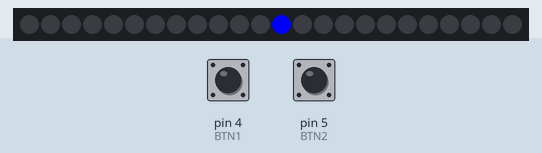
Simulated run of this sketch. Board: Arduino Uno, built with avr-gcc and run on an emulated ATmega328P. On the bench: 24 RGB LEDs in strip order, left to right. Inputs (shaded band) come from the test bench; at power-on: pin 5 (BTN2) HIGH, pin 4 (BTN1) HIGH. Random numbers use the default seed unless the sketch sets one; the audio player accepts every command and is not drawn.

Above: at 3.01 s.
At 5.4 s:
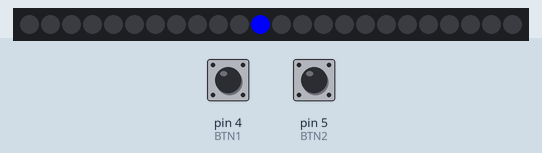
6.7 s: pin 5 (BTN2) pulled LOW for 0.15 s
At 7.8 s:
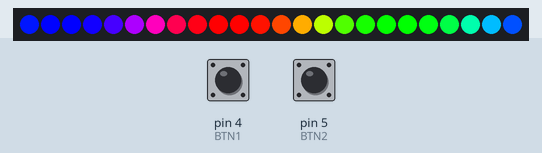

The sketch:

ArduinoScript.ino
```cpp
// LEDS
#include <Adafruit_NeoPixel.h>
#ifdef __AVR__
#include <avr/power.h>
#endif
#define PIN         2
#define NUMPIXELS   24 // Change here if you don't have the same LED number
Adafruit_NeoPixel pixels(NUMPIXELS, PIN, NEO_GRB + NEO_KHZ800);
#define DELAYVAL    500

// BTN
#define BTN1        4
#define BTN2        5
int button1State = 0;
int button2State = 0;

// MP3
#include <SoftwareSerial.h>
#include <DFMiniMp3.h>


class Mp3Notify
{
  public:
    static void PrintlnSourceAction(DfMp3_PlaySources source, const char* action)
    {
      if (source & DfMp3_PlaySources_Sd)
      {
        Serial.print("SD Card, ");
      }
      if (source & DfMp3_PlaySources_Usb)
      {
        Serial.print("USB Disk, ");
      }
      if (source & DfMp3_PlaySources_Flash)
      {
        Serial.print("Flash, ");
      }
      Serial.println(action);
    }
    static void OnError(uint16_t errorCode)
    {
      // see DfMp3_Error for code meaning
      Serial.println();
      Serial.print("Com Error ");
      Serial.println(errorCode);
    }
    static void OnPlayFinished(DfMp3_PlaySources source, uint16_t track)
    {
      Serial.print("Play finished for #");
      Serial.println(track);
    }
    static void OnPlaySourceOnline(DfMp3_PlaySources source)
    {
      PrintlnSourceAction(source, "online");
    }
    static void OnPlaySourceInserted(DfMp3_PlaySources source)
    {
      PrintlnSourceAction(source, "inserted");
    }
    static void OnPlaySourceRemoved(DfMp3_PlaySources source)
    {
      PrintlnSourceAction(source, "removed");
    }
};

SoftwareSerial secondarySerial(10, 11); // RX, TX
DFMiniMp3<SoftwareSerial, Mp3Notify> mp3(secondarySerial);

void setup()
{
  // MP3
  mp3.begin();
  uint16_t volume = mp3.getVolume();
  mp3.setVolume(12);
  uint16_t count = mp3.getTotalTrackCount(DfMp3_PlaySource_Sd);

  // LEDS
  pixels.begin();

  // BUTTONS
  pinMode(BTN1, INPUT_PULLUP);
  pinMode(BTN2, INPUT_PULLUP);

  // INIT sound : SEGA
  playFile(1);
  ledAnim01();
}

void waitMilliseconds(uint16_t msWait)
{
  uint32_t start = millis();

  while ((millis() - start) < msWait)
  {
    mp3.loop();
    delay(1);
  }
}

void playFile(uint16_t id) {
  if (id != 0) {
    mp3.playMp3FolderTrack(id);
    waitMilliseconds(3000);
  }

}

void ledAnim01() {
  pixels.clear();
  for (int i = 0; i < NUMPIXELS; i++) {
    pixels.clear(); // to reset previous leds
    pixels.setPixelColor(getLedPosition(i), pixels.Color(0, 0, 255));
    pixels.show();
    delay(DELAYVAL / 5);
  }
  pixels.clear();
  pixels.show();
}
void ledAnim02() {
  pixels.clear();
  for (int i = 0; i < NUMPIXELS; i++) {
    pixels.setPixelColor(getLedPosition(i), pixels.Color(0, 0, 255));
    pixels.show();
    delay(DELAYVAL / 2);
  }
  pixels.clear();
  pixels.show();
}
void ledAnim03(int wait) {
  for (long firstPixelHue = 0; firstPixelHue < 5 * 65536; firstPixelHue += 256) {
    for (int i = 0; i < pixels.numPixels(); i++) { // For each pixel in strip...
      int pixelHue = firstPixelHue + (i * 65536L / pixels.numPixels());
      pixels.setPixelColor(getLedPosition(i), pixels.gamma32(pixels.ColorHSV(pixelHue)));
    }
    pixels.show(); // Update strip with new contents
    delay(wait);  // Pause for a moment

  }
  pixels.clear();
  pixels.show();
}
void ledAnim04() {
  pixels.clear();
  for (int i = 0; i < NUMPIXELS; i++) {
    pixels.clear(); // to reset previous leds
    pixels.setPixelColor(getLedPosition(i), pixels.Color(255, 255, 255));
    pixels.show();
    delay(DELAYVAL / 5);
  }
  pixels.clear();
  pixels.show();
}

int getRnd(int max) {
  max = max + 1;
  return random(1, max);
}


void ledAnim(int id) {
  if (id == 1) {
    ledAnim01();
  }
  if (id == 2) {
    ledAnim02();
  }
  if (id == 3) {
    ledAnim03(10);
  }
  if (id == 4) {
    ledAnim04();
  }
}

int getLedPosition(int position) {
  int newStart = 12;
  int newPosition = 0;
  position += 1;
  // 1 => 13 , 12 => 24 , 13 => 1
  if (position <= newStart) {
    newPosition = position + newStart - 1;
  }
  if (position >  newStart) {
    newPosition = position - newStart - 1;
  }


  return newPosition;
}


void loop()
{

  // Get random
  int rndLed = getRnd(3); // 3 sons
  int rndSnd = getRnd(4); // 4 led anims


  // BUTTONS
  button1State = digitalRead(BTN1);
  button2State = digitalRead(BTN2);
  if (button1State == LOW) {
    playFile(rndSnd);
  }
  if (button2State == LOW) {
    ledAnim(rndLed);
  }

}
```

Measured:
- after the input at 6.7 s, the LEDs: first change at once (image 2 shows a later state)
